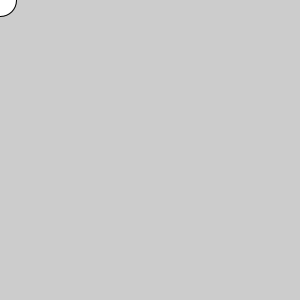
Frame 1 (no input)
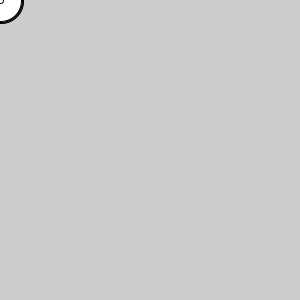
Frame 60 (the mouse pressed at the canvas centre just before this capture)
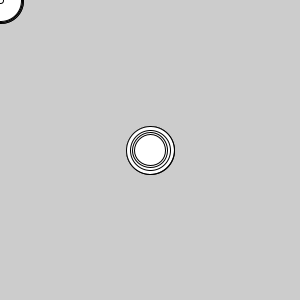
Frame 120 (the mouse held since frame 60 and released just before this capture)

The Processing sketch that drew these frames (run headless with seeded random() and noise(); from frame 60 on, the mouse is pressed at the canvas centre):

// Processing sketch: ellipse2
// ── ellipse2.pde
//Práctica 00: Calentando motores
//02
//ellipse()

//Taller "Identidad generativa con Processing"
//Imparte: Julián Pérez - info@julian-perez.com  
//Escuela de verano 2019 - Escuela de diseño Arte Diez - Madrid

int d;

void setup() {
  size(300,300);
}

void draw() {
  //background(255);
  //stroke(int(random(255)),int(random(255)),int(random(255)));
  d = int(random(50));
  ellipse(mouseX, mouseY, d,d);
}
